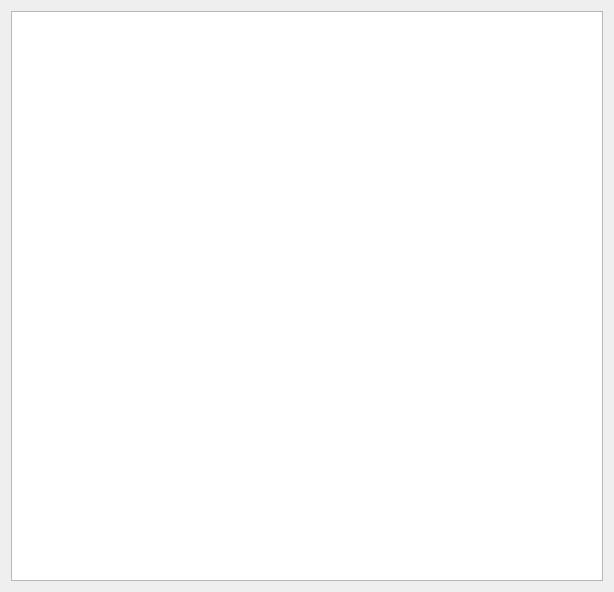
<?xml version="1.0" encoding="UTF-8"?>
<ui version="4.0">
 <class>videoList_2</class>
 <widget class="QDialog" name="videoList_2">
  <property name="geometry">
   <rect>
    <x>0</x>
    <y>0</y>
    <width>614</width>
    <height>592</height>
   </rect>
  </property>
  <property name="windowTitle">
   <string>Dialog</string>
  </property>
  <layout class="QGridLayout" name="gridLayout">
   <item row="0" column="0">
    <widget class="QTextBrowser" name="videoList"/>
   </item>
  </layout>
 </widget>
 <resources/>
 <connections/>
</ui>
